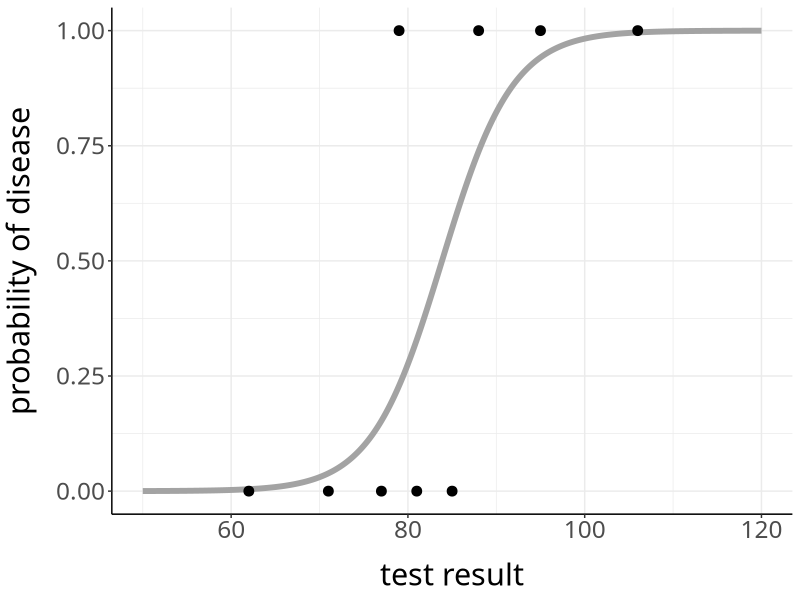
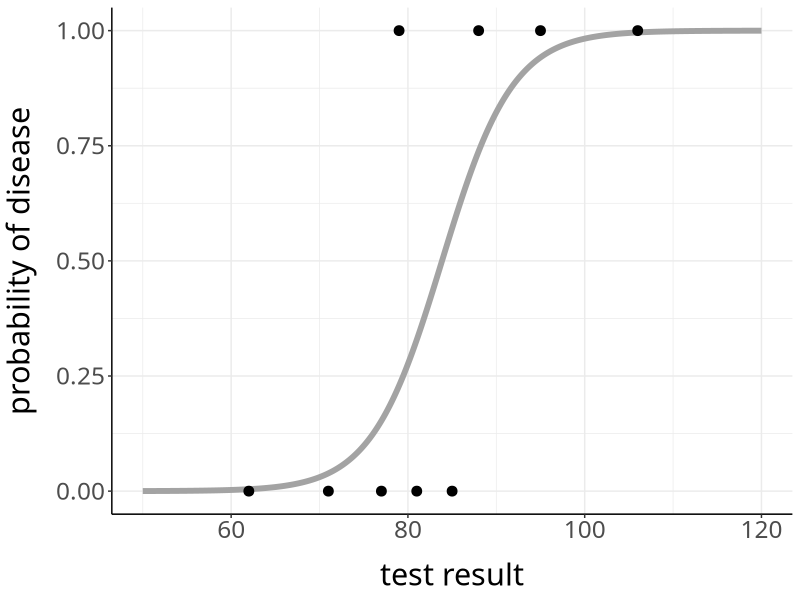
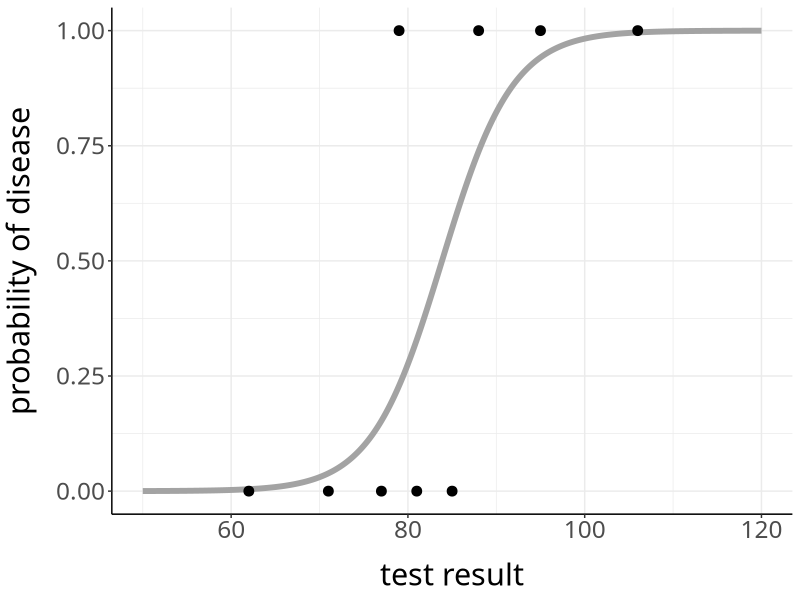

R code for these plots, in order:
# logistic test
library(ggplot2)
library(scales)
disease = c(0,0,0,0,0,1,1,1,1)
test = c(62, 71, 77, 81, 85, 79, 88, 95, 106)

frame = data.frame(disease = disease, test = test)
model = glm(disease ~ test, family=binomial(link='logit'),
            data = frame)
probabilities = predict(model, newdata = data.frame(test = seq(50, 120, 0.1)),
            type = 'response')

prob.frame = data.frame(test = seq(50, 120, 0.1), prob = probabilities)

p <- ggplot() + geom_line(data = prob.frame, aes(x = test, y = prob), size = 2, color = 'gray64') +
    geom_point(data = frame, aes(x = test, y = disease), size = 3) + theme_bw() +
  scale_x_continuous('test result') +
  scale_y_continuous('probability of disease', breaks = c(0, 0.25, 0.5, 0.75, 1)) + 
  theme(text = element_text(size = 22, family = "Avenir Next Medium"), panel.border = element_blank()) +
  theme(axis.line = element_line(color = 'black'),
        axis.title.x = element_text(margin = margin(t = 14)),
        axis.title.y = element_text(margin = margin(r = 14))) 
tiff("/Users/tunder/Dropbox/book/appendixB/images/logistic.tiff", height = 6, width = 6, units = 'in', res=400)
plot(p)
dev.off()
plot(p)
plot(p)